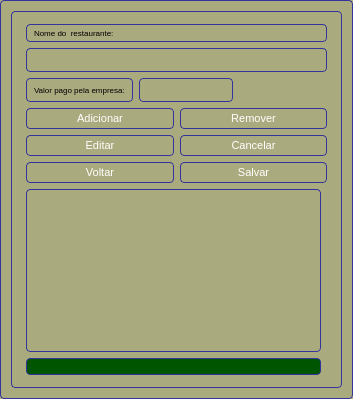
<?xml version="1.0" encoding="UTF-8"?>
<ui version="4.0">
 <class>Restaurante</class>
 <widget class="QDialog" name="Restaurante">
  <property name="geometry">
   <rect>
    <x>0</x>
    <y>0</y>
    <width>353</width>
    <height>399</height>
   </rect>
  </property>
  <property name="windowTitle">
   <string>Dialog</string>
  </property>
  <property name="styleSheet">
   <string notr="true">font-size: 6pt;
background-color: rgb(170, 170, 127);

border: 1px solid black; 
border-style: solid;
border-radius: 4px; 
border-width: 1px;
border-color: #339;

padding: 3px;
padding-left: 5px;
padding-right: 5px;</string>
  </property>
  <layout class="QGridLayout" name="gridLayout_3">
   <item row="0" column="0">
    <widget class="QFrame" name="frame">
     <property name="font">
      <font>
       <pointsize>6</pointsize>
      </font>
     </property>
     <property name="frameShape">
      <enum>QFrame::StyledPanel</enum>
     </property>
     <property name="frameShadow">
      <enum>QFrame::Raised</enum>
     </property>
     <layout class="QGridLayout" name="gridLayout_5">
      <item row="0" column="0" colspan="2">
       <layout class="QGridLayout" name="gridLayout">
        <item row="0" column="0">
         <widget class="QLabel" name="label">
          <property name="font">
           <font>
            <pointsize>6</pointsize>
           </font>
          </property>
          <property name="text">
           <string>Nome do  restaurante:</string>
          </property>
         </widget>
        </item>
        <item row="1" column="0">
         <widget class="QLineEdit" name="lineEdit_restaurante">
          <property name="font">
           <font>
            <pointsize>6</pointsize>
           </font>
          </property>
          <property name="inputMethodHints">
           <set>Qt::ImhUrlCharactersOnly</set>
          </property>
         </widget>
        </item>
       </layout>
      </item>
      <item row="1" column="0" colspan="2">
       <layout class="QGridLayout" name="gridLayout_2">
        <item row="0" column="0">
         <widget class="QLabel" name="label_2">
          <property name="font">
           <font>
            <pointsize>6</pointsize>
           </font>
          </property>
          <property name="text">
           <string>Valor pago pela empresa:</string>
          </property>
         </widget>
        </item>
        <item row="0" column="1">
         <widget class="QLineEdit" name="lineEdit_valor">
          <property name="font">
           <font>
            <pointsize>6</pointsize>
           </font>
          </property>
          <property name="inputMethodHints">
           <set>Qt::ImhPreferNumbers</set>
          </property>
          <property name="alignment">
           <set>Qt::AlignRight|Qt::AlignTrailing|Qt::AlignVCenter</set>
          </property>
         </widget>
        </item>
        <item row="0" column="2">
         <spacer name="horizontalSpacer">
          <property name="orientation">
           <enum>Qt::Horizontal</enum>
          </property>
          <property name="sizeHint" stdset="0">
           <size>
            <width>40</width>
            <height>20</height>
           </size>
          </property>
         </spacer>
        </item>
       </layout>
      </item>
      <item row="2" column="0" colspan="2">
       <layout class="QGridLayout" name="gridLayout_4">
        <item row="0" column="0">
         <widget class="QPushButton" name="pushButton_adicionar">
          <property name="font">
           <font>
            <pointsize>8</pointsize>
           </font>
          </property>
          <property name="styleSheet">
           <string notr="true">font-size: 8pt;
color: rgb(255, 255, 255);</string>
          </property>
          <property name="text">
           <string>Adicionar</string>
          </property>
         </widget>
        </item>
        <item row="0" column="1">
         <widget class="QPushButton" name="pushButton_remover">
          <property name="font">
           <font>
            <pointsize>8</pointsize>
           </font>
          </property>
          <property name="styleSheet">
           <string notr="true">font-size: 8pt;
color: rgb(255, 255, 255);</string>
          </property>
          <property name="text">
           <string>Remover</string>
          </property>
         </widget>
        </item>
        <item row="1" column="0">
         <widget class="QPushButton" name="pushButton_editar">
          <property name="font">
           <font>
            <pointsize>8</pointsize>
           </font>
          </property>
          <property name="styleSheet">
           <string notr="true">font-size: 8pt;
color: rgb(255, 255, 255);</string>
          </property>
          <property name="text">
           <string>Editar</string>
          </property>
         </widget>
        </item>
        <item row="1" column="1">
         <widget class="QPushButton" name="pushButton_cancelar">
          <property name="font">
           <font>
            <pointsize>8</pointsize>
           </font>
          </property>
          <property name="styleSheet">
           <string notr="true">font-size: 8pt;
color: rgb(255, 255, 255);</string>
          </property>
          <property name="text">
           <string>Cancelar</string>
          </property>
         </widget>
        </item>
        <item row="2" column="0">
         <widget class="QPushButton" name="pushButton_Voltar">
          <property name="font">
           <font>
            <pointsize>8</pointsize>
           </font>
          </property>
          <property name="styleSheet">
           <string notr="true">font-size: 8pt;
color: rgb(255, 255, 255);</string>
          </property>
          <property name="text">
           <string>Voltar</string>
          </property>
         </widget>
        </item>
        <item row="2" column="1">
         <widget class="QPushButton" name="pushButton_salvar">
          <property name="styleSheet">
           <string notr="true">font-size: 8pt;
color: rgb(255, 255, 255);</string>
          </property>
          <property name="text">
           <string>Salvar</string>
          </property>
         </widget>
        </item>
       </layout>
      </item>
      <item row="3" column="0">
       <widget class="QListWidget" name="listWidget_lista">
        <property name="font">
         <font>
          <pointsize>6</pointsize>
         </font>
        </property>
        <property name="styleSheet">
         <string notr="true">QScrollBar:vertical {
      width: 40px;
  }</string>
        </property>
        <property name="alternatingRowColors">
         <bool>true</bool>
        </property>
       </widget>
      </item>
      <item row="4" column="0">
       <widget class="QLabel" name="label_8">
        <property name="font">
         <font>
          <pointsize>6</pointsize>
         </font>
        </property>
        <property name="styleSheet">
         <string notr="true">background-color: rgb(0, 85, 0);</string>
        </property>
        <property name="text">
         <string/>
        </property>
       </widget>
      </item>
     </layout>
    </widget>
   </item>
  </layout>
 </widget>
 <tabstops>
  <tabstop>lineEdit_restaurante</tabstop>
  <tabstop>lineEdit_valor</tabstop>
  <tabstop>pushButton_adicionar</tabstop>
  <tabstop>pushButton_remover</tabstop>
  <tabstop>pushButton_editar</tabstop>
  <tabstop>pushButton_cancelar</tabstop>
  <tabstop>listWidget_lista</tabstop>
 </tabstops>
 <resources/>
 <connections/>
</ui>
